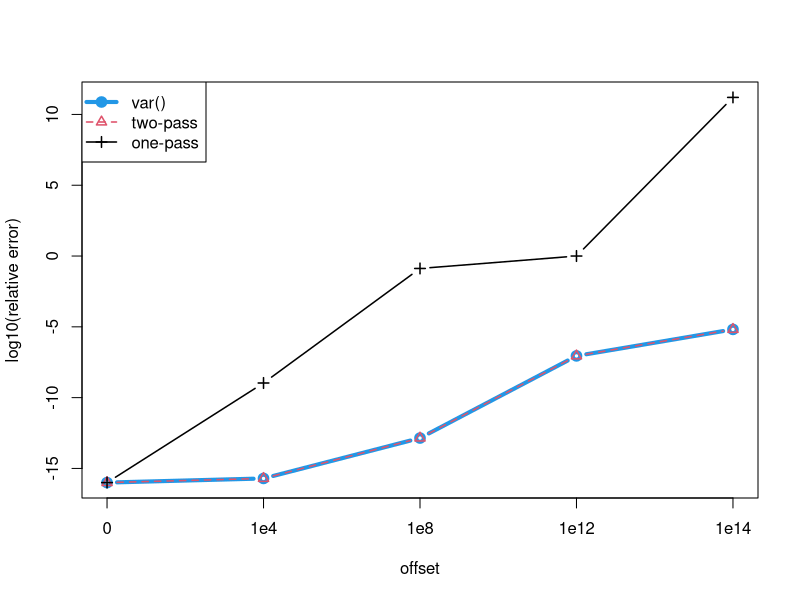

Reproduce this figure in R.
## ---- chunk 1
set.seed(1)

z <- rnorm(100000, mean = 0, sd = 3) 

offsets <- c(0, 1e4, 1e8, 1e12, 1e14)
## ---- chunk 2
two_pass_variance <- function(data) {
  n <- length(data)
  sum((data - mean(data))^2) / (n - 1)
}

one_pass_variance <- function(data) {
  n <- length(data)
  (sum(data^2) - sum(data)^2 / n) / (n - 1)
}
## ---- chunk 3
Data_Frame <- data.frame (
  offsets = offsets,
  var = NA,
  two_pass_algorithm = NA,
  one_pass_formula = NA
)

for (i in seq_along(offsets)) {
    x <- offsets[i] + z
    Data_Frame$var[i] <- var(x)
    Data_Frame$two_pass_algorithm[i] <- two_pass_variance(x)
    Data_Frame$one_pass_formula[i] <- one_pass_variance(x)
}

print(Data_Frame, digits = 10)
## ---- chunk 4
var_z <- var(z)

Data_Frame$abs_err_var <- abs(Data_Frame$var - var_z)
Data_Frame$abs_err_two <- abs(Data_Frame$two_pass_algorithm - var_z)
Data_Frame$abs_err_one <- abs(Data_Frame$one_pass_formula - var_z)

Data_Frame$rel_err_var <- Data_Frame$abs_err_var / var_z
Data_Frame$rel_err_two <- Data_Frame$abs_err_two / var_z
Data_Frame$rel_err_one <- Data_Frame$abs_err_one / var_z

print(Data_Frame[c("offsets", "rel_err_var", "rel_err_two", "rel_err_one")], digits = 3)
## ---- chunk 5
err <- function(e) log10(pmax(e, 1e-16))

matplot(1:5,
        cbind(err(Data_Frame$rel_err_var),
              err(Data_Frame$rel_err_two),
              err(Data_Frame$rel_err_one)),
        type = "b", pch = c(1, 2, 3), col = c(4, 2, 1),
        lty = c(1, 2, 1), lwd = c(4, 1.5, 1.5), xaxt = "n",
        xlab = "offset", ylab = "log10(relative error)")
axis(1, at = 1:5, labels = c("0", "1e4", "1e8", "1e12", "1e14"))
legend("topleft", c("var()", "two-pass", "one-pass"),
       pch = c(1, 2, 3), col = c(4, 2, 1),
       lty = c(1, 2, 1), lwd = c(4, 1.5, 1.5))
